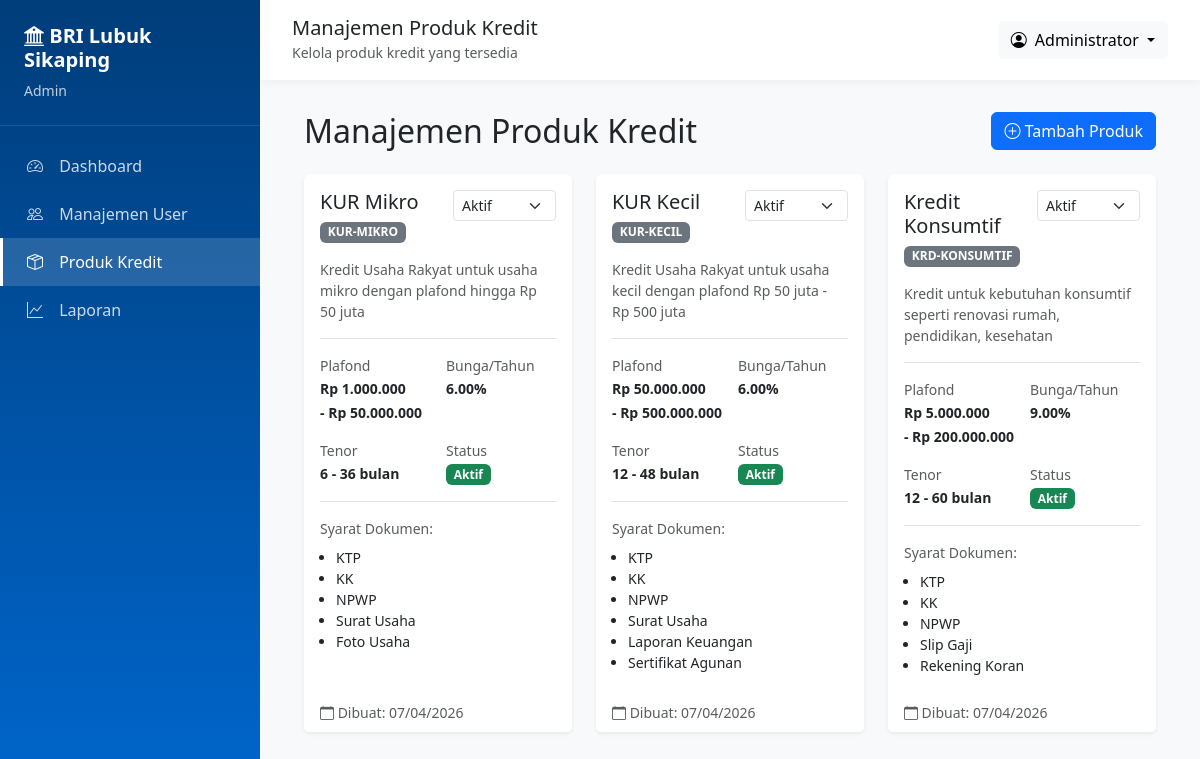
Page /public/admin/produk (signed in) on the committed database.
### tables this page shows
CREATE TABLE IF NOT EXISTS `tb_jenis_kredit` (
  `id_jenis_kredit` int NOT NULL AUTO_INCREMENT,
  `nama_kredit` varchar(100) NOT NULL,
  `kode_kredit` varchar(20) NOT NULL,
  `deskripsi` text,
  `plafond_min` decimal(15,2) NOT NULL DEFAULT '0.00',
  `plafond_max` decimal(15,2) NOT NULL DEFAULT '0.00',
  `bunga_per_tahun` decimal(5,2) NOT NULL DEFAULT '0.00',
  `tenor_min` int NOT NULL DEFAULT '6',
  `tenor_max` int NOT NULL DEFAULT '60',
  `syarat_dokumen` text COMMENT 'JSON array',
  `status` enum('aktif','nonaktif') NOT NULL DEFAULT 'aktif',
  `created_at` datetime NOT NULL,
  PRIMARY KEY (`id_jenis_kredit`),
  UNIQUE KEY `kode_kredit` (`kode_kredit`),
  KEY `idx_kode` (`kode_kredit`),
  KEY `idx_status` (`status`)
);

### app/controllers/AdminController.php (called while the page is built, shortened)
<?php
class AdminController extends Controller
{
    private $jenisKreditModel;
    public function __construct()
    {
        $this->jenisKreditModel = $this->model('JenisKredit');
    }
    public function produk()
    {
        $produkKredit = $this->jenisKreditModel->all('created_at DESC');
        $this->view('admin/produk', ['produkKredit' => $produkKredit]);
    }
}

### core/App.php (called while the page is built, shortened)
<?php
class App
{
    protected $method = 'index';
    public function __construct()
    {
        $url = $this->parseURL();
        if (isset($url[0]) && file_exists(BASE_PATH . 'app/controllers/' . ucfirst($url[0]) . 'Controller.php')) {
            unset($url[0]);
        }
        $this->controller = new $this->controller;
        if (isset($url[1]) && method_exists($this->controller, $url[1])) {
            $this->method = $url[1];
            unset($url[1]);
        }
        $this->params = $url ? array_values($url) : [];
        call_user_func_array([$this->controller, $this->method], $this->params);
    }
    private function parseURL()
    {
        if (isset($_GET['url'])) {
            return explode('/', filter_var(rtrim($_GET['url'], '/'), FILTER_SANITIZE_URL));
        }
        return [];
    }
}

### public/index.php (called while the page is built, shortened)
<?php
require_once '../config/database.php';
require_once '../core/Database.php';
require_once '../core/Model.php';
require_once '../core/Controller.php';
require_once '../core/App.php';
$app = new App();

### core/Model.php (called while the page is built, shortened)
<?php
class Model
{
    protected $db;
    protected $table;
    public function __construct()
    {
        $this->db = Database::getInstance()->getConnection();
    }
    public function all($orderBy = 'created_at DESC')
    {
        $stmt = $this->db->query("SELECT * FROM {$this->table} ORDER BY {$orderBy}");
        return $stmt->fetchAll();
    }
}

### core/Database.php (called while the page is built, shortened)
<?php
class Database
{
    private static $instance = null;
    private $connection;
    private function __construct()
    {
        try {
            $dsn = 'mysql:host=' . DB_HOST . ';dbname=' . DB_NAME . ';charset=' . DB_CHARSET;
            $this->connection = new PDO($dsn, DB_USER, DB_PASS, DB_OPTIONS);
        } catch (PDOException $e) {
            die('Database Connection Error: ' . $e->getMessage());
        }
    }
    public static function getInstance()
    {
        if (self::$instance === null) {
            self::$instance = new self();
        }
        return self::$instance;
    }
    public function getConnection()
    {
        return $this->connection;
    }
}

### app/views/admin/produk.php (the view, shortened to what this page needs)
<div class="container-fluid">
    <div class="d-flex justify-content-between align-items-center mb-4">
        <h2 class="mb-0">Manajemen Produk Kredit</h2>
        <button class="btn btn-primary" data-bs-toggle="modal" data-bs-target="#modalTambahProduk">
            <i class="bi bi-plus-circle"></i> Tambah Produk
        </button>
    </div>
    <div class="row g-4">
        <?php if (!empty($data['produkKredit'])): ?>
            <?php foreach ($data['produkKredit'] as $produk): ?>
            <div class="col-md-6 col-lg-4">
                <div class="card border-0 shadow-sm h-100">
                    <div class="card-body">
                        <div class="d-flex justify-content-between align-items-start mb-3">
                            <div>
                                <h5 class="mb-1"><?= htmlspecialchars($produk['nama_kredit']) ?></h5>
                                <span class="badge bg-secondary"><?= htmlspecialchars($produk['kode_kredit']) ?></span>
                            </div>
                            <form method="POST" class="d-inline">
                                <select name="status" class="form-select form-select-sm"
                                        onchange="this.form.submit()"
                                        style="width: auto;">
                                    <option value="aktif" <?= $produk['status'] === 'aktif' ? 'selected' : '' ?>>Aktif</option>
                                </select>
                            </form>
                        </div>
                        <p class="text-muted small mb-3"><?= htmlspecialchars($produk['deskripsi']) ?></p>
                        <div class="border-top pt-3">
                            <div class="row g-3">
                                <div class="col-6">
                                    <small class="text-muted d-block">Plafond</small>
                                    <strong class="small">
                                        Rp <?= number_format($produk['plafond_min'], 0, ',', '.') ?>
                                        <br>
                                        - Rp <?= number_format($produk['plafond_max'], 0, ',', '.') ?>
                                    </strong>
                                </div>
                                <div class="col-6">
                                    <small class="text-muted d-block">Bunga/Tahun</small>
                                    <strong class="small"><?= $produk['bunga_per_tahun'] ?>%</strong>
                                </div>
                                <div class="col-6">
                                    <small class="text-muted d-block">Tenor</small>
                                    <strong class="small">
                                        <?= $produk['tenor_min'] ?> - <?= $produk['tenor_max'] ?> bulan
                                    </strong>
                                </div>
                                <div class="col-6">
                                    <small class="text-muted d-block">Status</small>
                                    <span class="badge <?= $produk['status'] === 'aktif' ? 'bg-success' : 'bg-secondary' ?>">
                                        <?= ucfirst($produk['status']) ?>
                                    </span>
                                </div>
                            </div>
                        </div>
                        <?php
                        $syarat = json_decode($produk['syarat_dokumen'], true) ?? [];
                        if (!empty($syarat)):
                        ?>
                        <div class="border-top mt-3 pt-3">
                            <small class="text-muted d-block mb-2">Syarat Dokumen:</small>
                            <ul class="small mb-0 ps-3">
                                <?php foreach ($syarat as $dok): ?>
                                <li><?= htmlspecialchars($dok) ?></li>
                                <?php endforeach; ?>
                            </ul>
                        </div>
                        <?php endif; ?>
                    </div>
                    <div class="card-footer bg-white border-top-0">
                        <small class="text-muted">
                            <i class="bi bi-calendar"></i> Dibuat: <?= date('d/m/Y', strtotime($produk['created_at'])) ?>
                        </small>
                    </div>
                </div>
            </div>
            <?php endforeach; ?>
        <?php endif; ?>
    </div>
</div>
<?php
require_once BASE_PATH . 'app/views/layouts/dashboard.php';
?>

### app/views/layouts/dashboard.php (style rules this page uses)
:root { --bri-blue: #0066CC; --bri-dark: #003d7a; --bri-light: #e8f4ff; --sidebar-width: 260px; }
body { font-family: 'Segoe UI', Tahoma, Geneva, Verdana, sans-serif; background-color: #f8f9fa; }

### rows in the picture
tb_jenis_kredit: nama_kredit "KUR Mikro", kode_kredit "KUR-MIKRO", status "Aktif", deskripsi "Kredit Usaha Rakyat untuk usaha mikro dengan plafond hingga Rp 50 juta", plafond_min "1.000.000", plafond_max "50.000.000", bunga_per_tahun "6.00", tenor_min "6", tenor_max "36", syarat_dokumen "KTP", syarat_dokumen "KK", syarat_dokumen "NPWP", syarat_dokumen "Surat Usaha", syarat_dokumen "Foto Usaha", created_at "07/04/2026"
tb_jenis_kredit: nama_kredit "KUR Kecil", kode_kredit "KUR-KECIL", status "Aktif", deskripsi "Kredit Usaha Rakyat untuk usaha kecil dengan plafond Rp 50 juta - Rp 500 juta", plafond_min "50.000.000", plafond_max "500.000.000", bunga_per_tahun "6.00", tenor_min "12", tenor_max "48", syarat_dokumen "KTP", syarat_dokumen "KK", syarat_dokumen "NPWP", syarat_dokumen "Surat Usaha", syarat_dokumen "Laporan Keuangan", syarat_dokumen "Sertifikat Agunan", created_at "07/04/2026"
tb_jenis_kredit: nama_kredit "Kredit Konsumtif", kode_kredit "KRD-KONSUMTIF", status "Aktif", deskripsi "Kredit untuk kebutuhan konsumtif seperti renovasi rumah, pendidikan, kesehatan", plafond_min "5.000.000", plafond_max "200.000.000", bunga_per_tahun "9.00", tenor_min "12", tenor_max "60", syarat_dokumen "KTP", syarat_dokumen "KK", syarat_dokumen "NPWP", syarat_dokumen "Slip Gaji", syarat_dokumen "Rekening Koran", created_at "07/04/2026"

### other values in the picture
$_SESSION['role'] "Admin"
$menu['label'] "Dashboard"
$menu['label'] "Manajemen User"
$menu['label'] "Produk Kredit"
$menu['label'] "Laporan"
$pageTitle "Manajemen Produk Kredit"
$pageSubtitle "Kelola produk kredit yang tersedia"
$_SESSION['nama_lengkap'] "Administrator"
